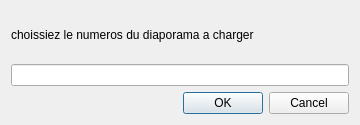
<?xml version="1.0" encoding="UTF-8"?>
<ui version="4.0">
 <class>demandeDiaporama</class>
 <widget class="QDialog" name="demandeDiaporama">
  <property name="geometry">
   <rect>
    <x>0</x>
    <y>0</y>
    <width>360</width>
    <height>125</height>
   </rect>
  </property>
  <property name="windowTitle">
   <string>Dialog</string>
  </property>
  <layout class="QVBoxLayout" name="verticalLayout">
   <item>
    <widget class="QLabel" name="label">
     <property name="text">
      <string>choissiez le numeros du diaporama a charger </string>
     </property>
    </widget>
   </item>
   <item>
    <widget class="QLineEdit" name="eDiapoAPrendre"/>
   </item>
   <item>
    <widget class="QDialogButtonBox" name="buttonBox">
     <property name="orientation">
      <enum>Qt::Horizontal</enum>
     </property>
     <property name="standardButtons">
      <set>QDialogButtonBox::Cancel|QDialogButtonBox::Ok</set>
     </property>
    </widget>
   </item>
  </layout>
 </widget>
 <resources/>
 <connections>
  <connection>
   <sender>buttonBox</sender>
   <signal>accepted()</signal>
   <receiver>demandeDiaporama</receiver>
   <slot>accept()</slot>
   <hints>
    <hint type="sourcelabel">
     <x>248</x>
     <y>254</y>
    </hint>
    <hint type="destinationlabel">
     <x>157</x>
     <y>274</y>
    </hint>
   </hints>
  </connection>
  <connection>
   <sender>buttonBox</sender>
   <signal>rejected()</signal>
   <receiver>demandeDiaporama</receiver>
   <slot>reject()</slot>
   <hints>
    <hint type="sourcelabel">
     <x>316</x>
     <y>260</y>
    </hint>
    <hint type="destinationlabel">
     <x>286</x>
     <y>274</y>
    </hint>
   </hints>
  </connection>
 </connections>
</ui>
